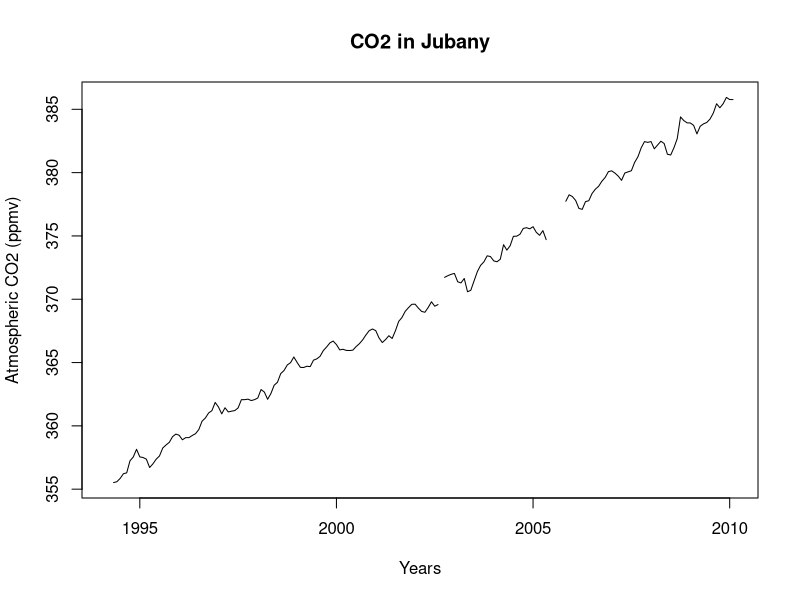
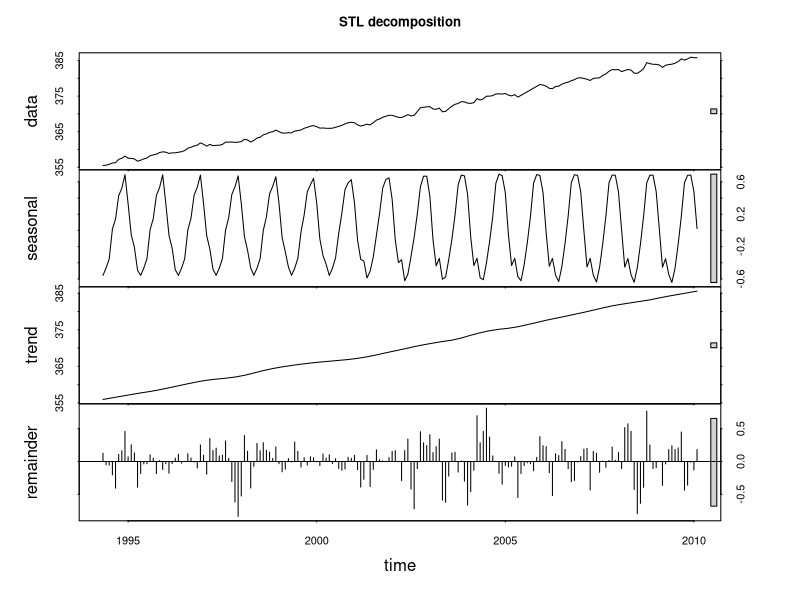

R code for these plots, in order:
## We read the table
jubany <- read.table("JubanyCleaned.txt", header = TRUE, sep="\t")

## We make the time series
?ts
co2 <- ts(jubany[,2],frequency=12,start=c(1994,3))

## We plot the data
plot(co2,main="CO2 in Jubany",xlab="Years", ylab="Atmospheric CO2 (ppmv)")

# STL decomposition with approximation for missing values
install.packages("zoo")
library("zoo")
stl<-stl(co2, na.action = na.approx, s.window=12)
plot(stl,main="STL decomposition")
